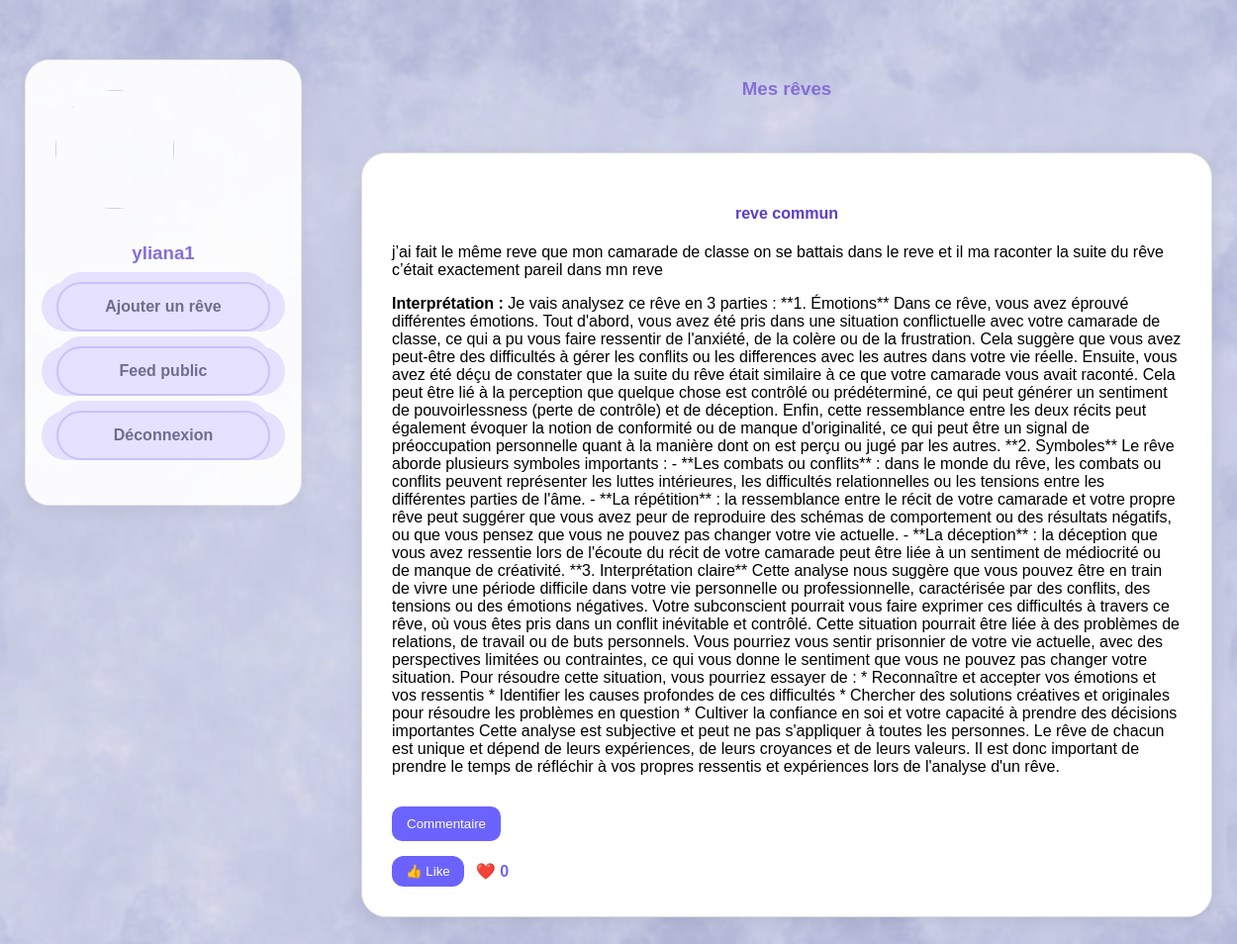
The app's page /dashboard (signed in) with its own data.
### tables this page shows
CREATE TABLE dreams (
            id INTEGER PRIMARY KEY AUTOINCREMENT,
            user_id INTEGER NOT NULL,
            title TEXT NOT NULL,
            content TEXT NOT NULL,
            interpretation TEXT,
            is_public INTEGER DEFAULT 0,
            FOREIGN KEY (user_id) REFERENCES users (id)
        );

### app.py (the view)
@app.route("/dashboard")
def dashboard():
    if "user_id" not in session:
        return redirect(url_for("login"))
    conn = get_db_connection()
    cursor = conn.cursor()
    cursor.execute("""
        SELECT * FROM dreams
        WHERE user_id = ?
        ORDER BY id DESC
    """, (session["user_id"],))
    dreams = cursor.fetchall()
    cursor.execute("""
        SELECT comments.*, users.username
        FROM comments
        JOIN users ON comments.user_id = users.id
        ORDER BY comments.id DESC
    """)
    comments = cursor.fetchall()
    cursor.execute("""
        SELECT replies.*, users.username
        FROM replies
        JOIN users ON replies.user_id = users.id
        ORDER BY replies.id ASC
    """)
    replies = cursor.fetchall()
    cursor.execute("""
        SELECT dream_id, COUNT(*) AS like_count
        FROM likes
        GROUP BY dream_id
    """)
    likes_rows = cursor.fetchall()
    likes = {}
    for row in likes_rows: likes[row["dream_id"]] = row["like_count"]
    conn.close()
    return render_template(
        "dashboard.html",
        dreams=dreams,
        comments=comments,
        replies=replies,
        likes=likes,
        username=session["username"]
    )

### app.py (called while the page is built)
def get_db_connection():
    conn = sqlite3.connect(DATABASE)
    conn.row_factory = sqlite3.Row
    return conn

### templates/dashboard.html (shortened to what this page needs)
<!DOCTYPE html>
<html lang="fr">
<head>
    <link rel="stylesheet" href="{{ url_for('static', filename='style.css') }}">
</head>
<body>
    <div class="dashboard-layout">
        <aside class="profile-sidebar">
        <div class="profile-card">
            <img src="{{ url_for('static', filename='default.png') }}" class="profile-pic">
            <h3>{{ username }}</h3>
            <a href="{{ url_for('add_dream') }}" class="btn">
    Ajouter un rêve
</a>
<a href="{{ url_for('feed') }}" class="btn">
    Feed public
</a>
<a href="{{ url_for('logout') }}" class="btn">
    Déconnexion
</a>
        </div>
    </aside>
    <main class="dreams-section">
        <h3>Mes rêves</h3>
        {% if dreams %}
            {% for dream in dreams %}
                <div class="card">
                    <h4>{{ dream["title"] }}</h4>
                    <p>{{ dream["content"] }}</p>
                    <p><strong>Interprétation :</strong> {{ dream["interpretation"] }}</p>
                <button class="show-comments-btn" onclick="toggleComments('{{ dream['id'] }}')">
    Commentaire
</button>
<div class="like-section">
    <form action="{{ url_for('like_dream', dream_id=dream['id']) }}" method="POST">
        <button type="submit" class="like-btn">👍 Like</button>
    </form>
    <span class="like-count">
        ❤️ {{ likes.get(dream["id"], 0) }}
    </span>
</div>
    </div>
    {% endfor %}
        {% else %}
            <p>Aucun rêve enregistré pour le moment.</p>
        {% endif %}
        </main>
    </div>
</body>
</html>

### static/style.css (style rules this page uses)
body { font-family: Arial, sans-serif; background: url("background.jpg") no-repeat center center; background-size: cover; margin: 0; padding: 0; min-height: 100vh; }
body::before { content: ""; position: fixed; inset: 0; background: rgba(255, 255, 255, 0.25); pointer-events: none; }
h1, h2, h3, h4 { color: #5a3ec8; text-align: center; }
form { display: flex; flex-direction: column; gap: 15px; }
.btn { display: block; width: 180px; text-align: center; text-decoration: none; background: #dcd6ff; color: #3f3a66; padding: 14px 16px; margin: 15px auto; font-size: 16px; font-weight: bold; border-radius: 50px; border: 2px solid #b8aef5; box-shadow: -15px 0 0 #dcd6ff, 15px 0 0 #dcd6ff, 0 -10px 0 #dcd6ff; transition: 0.3s; cursor: pointer; overflow: hidden; }
.card { background: white; padding: 30px; margin-bottom: 40px; border-radius: 25px; border: 1px solid #dddddd; box-shadow: 0 4px 15px rgba(0,0,0,0.08); position: relative; display: block; clear: both; }
.dreams-section { display: flex; flex-direction: column; gap: 35px; }
.show-comments-btn { margin-top: 15px; padding: 10px 15px; border: none; border-radius: 10px; background: #6c63ff; color: white; cursor: pointer; }
.dashboard-layout { display: grid; grid-template-columns: 280px 1fr; gap: 60px; width: 100%; max-width: 1200px; margin: 40px auto; padding: 20px; }
.profile-sidebar { width: 280px; }
.profile-card { background: rgba(255,255,255,0.92); border-radius: 25px; padding: 30px; box-shadow: 0 4px 15px rgba(0,0,0,0.08); border: 1px solid #dddddd; }
.profile-pic { width: 120px; height: 120px; border-radius: 50%; object-fit: cover; margin-bottom: 15px; }
.dreams-section { width: 100%; }
.like-section { margin-top: 15px; display: flex; align-items: center; gap: 12px; }
.like-btn { border: none; background: #6c63ff; color: white; padding: 8px 14px; border-radius: 12px; cursor: pointer; }
.like-count { font-weight: bold; color: #6c63ff; }

### records on screen
dreams: title "reve commun", content "j’ai fait le même reve que mon camarade de classe on se battais dans le reve et il ma raconter la suite du rêve c’était exactement pareil dans mn reve", interpretation "Je vais analysez ce rêve en 3 parties : **1. Émotions** Dans ce rêve, vous avez éprouvé différentes émotions. Tout d'abord, vous avez été pris dans une situation conflictuelle avec votre camarade de classe, ce qui a pu vous faire ressentir de l'anxiété, de la colère ou de la frustration. Cela suggère que vous avez peut-être des difficultés à gérer les conflits ou les differences avec les autres dans votre vie réelle. Ensuite, vous avez été déçu de constater que la suite du rêve était similaire à ce que votre camarade vous avait raconté. Cela peut être lié à la perception que quelque chose est contrôlé ou prédéterminé, ce qui peut générer un sentiment de pouvoirlessness (perte de contrôle)…", get "0"

### other values on screen
{{ username }} "yliana1"
